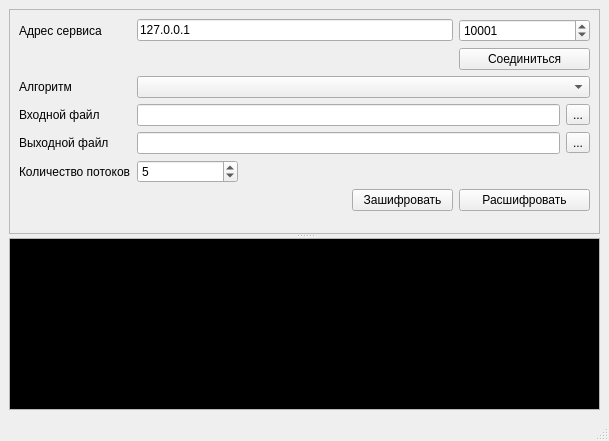
<?xml version="1.0" encoding="UTF-8"?>
<ui version="4.0">
 <class>CryptClientWindow</class>
 <widget class="QMainWindow" name="CryptClientWindow">
  <property name="geometry">
   <rect>
    <x>0</x>
    <y>0</y>
    <width>609</width>
    <height>441</height>
   </rect>
  </property>
  <property name="windowTitle">
   <string>MainWindow</string>
  </property>
  <widget class="QWidget" name="centralwidget">
   <layout class="QGridLayout" name="gridLayout_2">
    <item row="0" column="0">
     <widget class="QSplitter" name="splitter">
      <property name="orientation">
       <enum>Qt::Vertical</enum>
      </property>
      <widget class="QFrame" name="ControlFrame">
       <property name="frameShape">
        <enum>QFrame::StyledPanel</enum>
       </property>
       <property name="frameShadow">
        <enum>QFrame::Raised</enum>
       </property>
       <layout class="QGridLayout" name="gridLayout">
        <item row="0" column="0">
         <widget class="QLabel" name="AddressLabel">
          <property name="text">
           <string>Адрес сервиса</string>
          </property>
         </widget>
        </item>
        <item row="1" column="4" colspan="2">
         <widget class="QPushButton" name="ConnectBtn">
          <property name="text">
           <string>Соединиться</string>
          </property>
         </widget>
        </item>
        <item row="0" column="1" colspan="3">
         <widget class="QLineEdit" name="AddressEdit">
          <property name="text">
           <string>127.0.0.1</string>
          </property>
         </widget>
        </item>
        <item row="0" column="4" colspan="2">
         <widget class="QSpinBox" name="PortEdit">
          <property name="maximum">
           <number>100000</number>
          </property>
          <property name="value">
           <number>10001</number>
          </property>
         </widget>
        </item>
        <item row="3" column="5">
         <widget class="QToolButton" name="InFileBtn">
          <property name="text">
           <string>...</string>
          </property>
         </widget>
        </item>
        <item row="6" column="0" colspan="3">
         <spacer name="horizontalSpacer">
          <property name="orientation">
           <enum>Qt::Horizontal</enum>
          </property>
          <property name="sizeHint" stdset="0">
           <size>
            <width>40</width>
            <height>20</height>
           </size>
          </property>
         </spacer>
        </item>
        <item row="1" column="0" colspan="3">
         <spacer name="horizontalSpacer_2">
          <property name="orientation">
           <enum>Qt::Horizontal</enum>
          </property>
          <property name="sizeHint" stdset="0">
           <size>
            <width>40</width>
            <height>20</height>
           </size>
          </property>
         </spacer>
        </item>
        <item row="3" column="0">
         <widget class="QLabel" name="InFileLabel">
          <property name="text">
           <string>Входной файл</string>
          </property>
         </widget>
        </item>
        <item row="2" column="0">
         <widget class="QLabel" name="AlgLabel">
          <property name="text">
           <string>Алгоритм</string>
          </property>
         </widget>
        </item>
        <item row="2" column="1" colspan="5">
         <widget class="QComboBox" name="AlgCombo"/>
        </item>
        <item row="4" column="0">
         <widget class="QLabel" name="OutFileLabel">
          <property name="text">
           <string>Выходной файл</string>
          </property>
         </widget>
        </item>
        <item row="3" column="1" colspan="4">
         <widget class="QLineEdit" name="InFileEdit"/>
        </item>
        <item row="4" column="5">
         <widget class="QToolButton" name="OutFileBtn">
          <property name="text">
           <string>...</string>
          </property>
         </widget>
        </item>
        <item row="5" column="0">
         <widget class="QLabel" name="ThreadCountLabel">
          <property name="text">
           <string>Количество потоков</string>
          </property>
         </widget>
        </item>
        <item row="5" column="1">
         <widget class="QSpinBox" name="PartCountEdit">
          <property name="minimum">
           <number>1</number>
          </property>
          <property name="value">
           <number>5</number>
          </property>
         </widget>
        </item>
        <item row="4" column="1" colspan="4">
         <widget class="QLineEdit" name="OutFileEdit"/>
        </item>
        <item row="6" column="3">
         <widget class="QPushButton" name="EncryptBtn">
          <property name="text">
           <string>Зашифровать</string>
          </property>
         </widget>
        </item>
        <item row="6" column="4" colspan="2">
         <widget class="QPushButton" name="DecryptBtn">
          <property name="text">
           <string>Расшифровать</string>
          </property>
         </widget>
        </item>
        <item row="7" column="3">
         <spacer name="verticalSpacer">
          <property name="orientation">
           <enum>Qt::Vertical</enum>
          </property>
          <property name="sizeHint" stdset="0">
           <size>
            <width>20</width>
            <height>40</height>
           </size>
          </property>
         </spacer>
        </item>
       </layout>
      </widget>
      <widget class="QTextEdit" name="LogEdit">
       <property name="html">
        <string>&lt;!DOCTYPE HTML PUBLIC &quot;-//W3C//DTD HTML 4.0//EN&quot; &quot;http://www.w3.org/TR/REC-html40/strict.dtd&quot;&gt;
&lt;html&gt;&lt;head&gt;&lt;meta name=&quot;qrichtext&quot; content=&quot;1&quot; /&gt;&lt;style type=&quot;text/css&quot;&gt;
p, li { white-space: pre-wrap; }
&lt;/style&gt;&lt;/head&gt;&lt;body style=&quot; font-family:'MS Shell Dlg 2'; font-size:8.25pt; font-weight:400; font-style:normal;&quot; bgcolor=&quot;#000000&quot;&gt;
&lt;p style=&quot;-qt-paragraph-type:empty; margin-top:0px; margin-bottom:0px; margin-left:0px; margin-right:0px; -qt-block-indent:0; text-indent:0px;&quot;&gt;&lt;br /&gt;&lt;/p&gt;&lt;/body&gt;&lt;/html&gt;</string>
       </property>
      </widget>
     </widget>
    </item>
   </layout>
  </widget>
  <widget class="QStatusBar" name="statusbar"/>
 </widget>
 <resources/>
 <connections/>
</ui>
